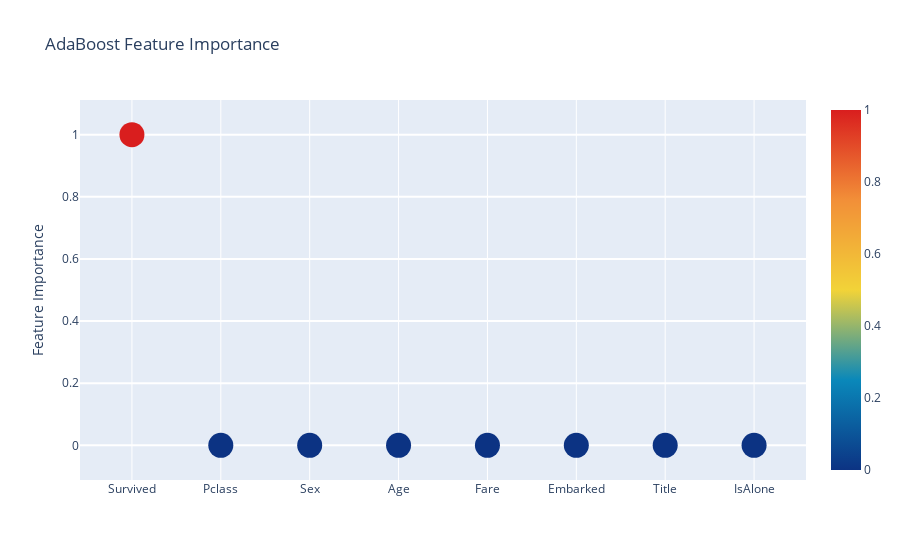

The cell this chart's notebook holds for it:
### Code cell
# Scatter plot 
trace = go.Scatter(
    y = feature_dataframe['AdaBoost feature importances'].values,
    x = feature_dataframe['features'].values,
    mode='markers',
    marker=dict(
        sizemode = 'diameter',
        sizeref = 1,
        size = 25,
#       size= feature_dataframe['AdaBoost feature importances'].values,
        #color = np.random.randn(500), #set color equal to a variable
        color = feature_dataframe['AdaBoost feature importances'].values,
        colorscale='Portland',
        showscale=True
    ),
    text = feature_dataframe['features'].values
)
data = [trace]

layout= go.Layout(
    autosize= True,
    title= 'AdaBoost Feature Importance',
    hovermode= 'closest',
#     xaxis= dict(
#         title= 'Pop',
#         ticklen= 5,
#         zeroline= False,
#         gridwidth= 2,
#     ),
    yaxis=dict(
        title= 'Feature Importance',
        ticklen= 5,
        gridwidth= 2
    ),
    showlegend= False
)
fig = go.Figure(data=data, layout=layout)
py.iplot(fig,filename='scatter2010')

### Figure 1 — Plotly figure (JSON) as saved in the notebook; plotly's stock layout.template omitted (floating-point values rounded to 4 significant figures)
{"data": [{"marker": {"color": [1, 0, 0, 0, 0, 0, 0, 0], "colorscale": [[0, "rgb(12,51,131)"], [0.25, "rgb(10,136,186)"], [0.5, "rgb(242,211,56)"], [0.75, "rgb(242,143,56)"], [1, "rgb(217,30,30)"]], "showscale": true, "size": 25, "sizemode": "diameter", "sizeref": 1}, "mode": "markers", "text": ["Survived", "Pclass", "Sex", "Age", "Fare", "Embarked", "Title", "IsAlone"], "type": "scatter", "x": ["Survived", "Pclass", "Sex", "Age", "Fare", "Embarked", "Title", "IsAlone"], "y": [1, 0, 0, 0, 0, 0, 0, 0]}], "layout": {"autosize": true, "hovermode": "closest", "showlegend": false, "title": {"text": "AdaBoost Feature Importance"}, "yaxis": {"gridwidth": 2, "ticklen": 5, "title": {"text": "Feature Importance"}}}}
